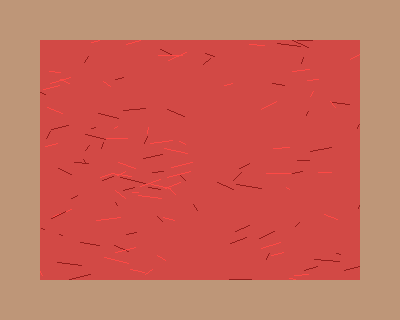
#> input picture data/sample/healthy_adult.png, 400 x 320 px
$ python -i preprocessing.py   (imports and definitions only)
#> lines starting #> are read from the running program, lines starting #| are printed output that depends on the picture
"""
Preprocessing Module (plan §2, Hour 2).

Responsibilities:
  1. Decode raw image bytes into an OpenCV BGR array.
  2. Auto-crop to the conjunctiva region of interest (ROI) using an HSV red-mask,
     so the model focuses on the vascular bed rather than skin/background.
  3. Normalise colour/illumination (gray-world white balance + CLAHE on the L
     channel) to reduce lighting variance between phones/clinics.
  4. Produce a model-ready tensor (resized, ImageNet-normalised, CHW float32).

The ROI crop is intentionally conservative: if no convincing red region is found
we fall back to a centre crop so the pipeline never hard-fails here (the Quality
Gate is responsible for rejecting genuinely unusable frames).
"""
from __future__ import annotations

import cv2
import numpy as np

from app.config import settings


# [10 lines left out: function decode_image, not called in this run]


def _red_mask(bgr: np.ndarray) -> np.ndarray:
    hsv = cv2.cvtColor(bgr, cv2.COLOR_BGR2HSV)
    mask1 = cv2.inRange(
        hsv, np.array(settings.red_hsv_low1), np.array(settings.red_hsv_high1)
    )
    mask2 = cv2.inRange(
        hsv, np.array(settings.red_hsv_low2), np.array(settings.red_hsv_high2)
    )
    mask = cv2.bitwise_or(mask1, mask2)
    # Clean up speckle noise and fill small holes.
    kernel = cv2.getStructuringElement(cv2.MORPH_ELLIPSE, (7, 7))
    mask = cv2.morphologyEx(mask, cv2.MORPH_OPEN, kernel)
    mask = cv2.morphologyEx(mask, cv2.MORPH_CLOSE, kernel)
    return mask


def auto_crop_conjunctiva(bgr: np.ndarray) -> np.ndarray:
    """
    Crop to the largest reddish region (approx. the conjunctiva). Falls back to a
    centred 70% crop when no sufficiently large red blob is found.
    """
    h, w = bgr.shape[:2]
    if h < 10 or w < 10:
        return bgr
    mask = _red_mask(bgr)
    contours, _ = cv2.findContours(mask, cv2.RETR_EXTERNAL, cv2.CHAIN_APPROX_SIMPLE)

    if contours:
        largest = max(contours, key=cv2.contourArea)
        area_frac = cv2.contourArea(largest) / float(h * w)
        if area_frac >= settings.min_tissue_fraction:
            x, y, bw, bh = cv2.boundingRect(largest)
            pad_x = int(bw * settings.crop_padding)
            pad_y = int(bh * settings.crop_padding)
            x0 = max(0, x - pad_x)
            y0 = max(0, y - pad_y)
            x1 = min(w, x + bw + pad_x)
            y1 = min(h, y + bh + pad_y)
            crop = bgr[y0:y1, x0:x1]
            if crop.size > 0 and crop.shape[0] > 0 and crop.shape[1] > 0:
                return crop

    # Fallback: centre crop (70% of each dimension).
    ch, cw = int(h * 0.7), int(w * 0.7)
    y0 = max(0, (h - ch) // 2)
    x0 = max(0, (w - cw) // 2)
    crop = bgr[y0 : y0 + ch, x0 : x0 + cw]
    return crop if crop.size > 0 else bgr


# [45 lines left out: functions normalize_color, to_model_tensor, _center_crop, not called in this run]


def preprocess(bgr: np.ndarray, modality: str = "eye") -> dict[str, np.ndarray]:
    """
    Full preprocessing pass. Returns a dict with intermediate artefacts so the
    demo notebook can visualise each stage.

    modality:
      * 'eye'  -> auto-crop the reddish conjunctiva ROI (default).
      * 'palm' -> centre-crop only (palm/nail bed is not reddish-masked).
    """
    if modality == "palm":
        cropped = _center_crop(bgr)
    else:
        cropped = auto_crop_conjunctiva(bgr)
    normalized = normalize_color(cropped)
    tensor = to_model_tensor(normalized)
    return {
        "cropped_bgr": cropped,
        "normalized_bgr": normalized,
        "tensor_chw": tensor,
    }

>>> import cv2
>>> picture = cv2.imread('../../data/sample/healthy_adult.png', cv2.IMREAD_GRAYSCALE)
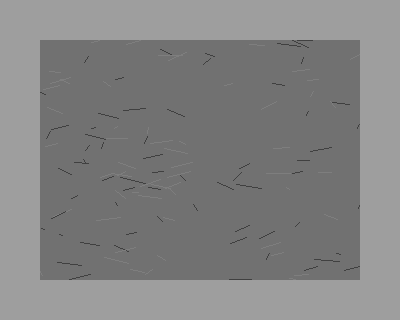
#> picture: shape (320, 400); min 64, max 158, mean 130.8
>>> result = preprocess(picture)
#> (the run stopped early here; a loop or call above may not have finished)
